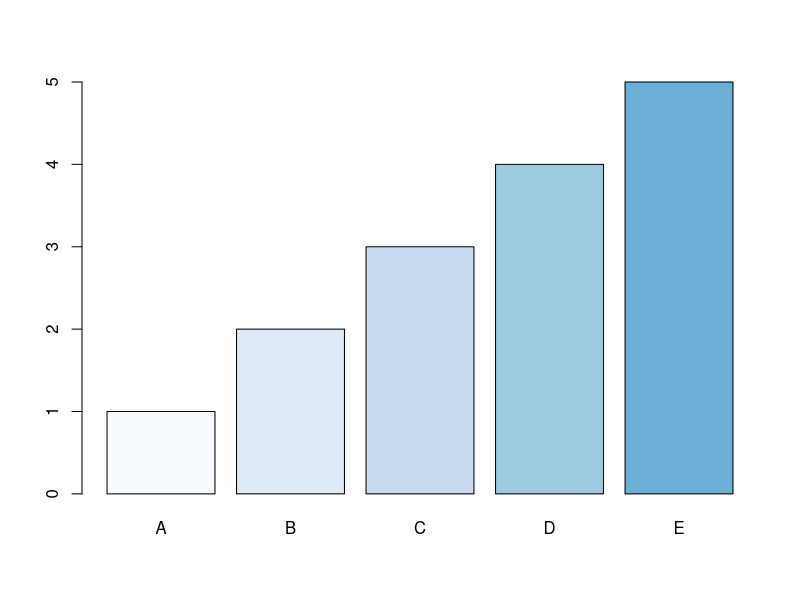
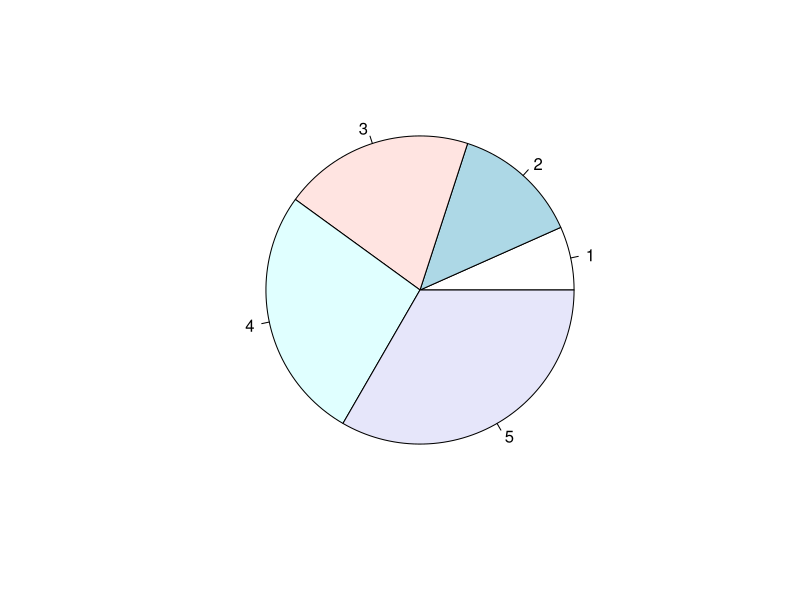

Generate these figures, in order, with R:
cat("Enter the values separated by space:")
val<-scan()

cat(val)

x<-c("A","B","C","D","E")
y<-c(1,2,3,4,5)
barplot(y,names.arg = x,col = blues9)

pie(y)

c(10:50)

seq(50,100)

2*5+10-2**4/2

q()
